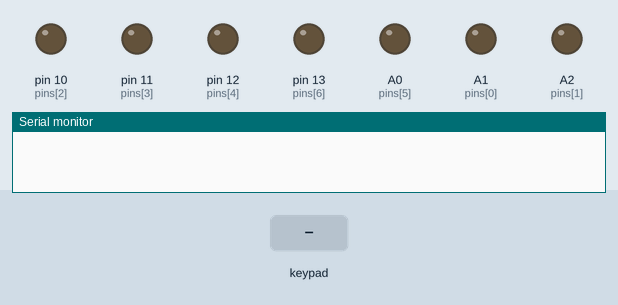
A sketch run on a simulated Arduino Uno, built with avr-gcc and run on an emulated ATmega328P. Parts: output pins drawn as LEDs (lit = HIGH), the last lines printed to the serial monitor. Inputs (shaded band) come from the test bench.

Above: at 1.2 s.
1.3 s: keypad keys 2 3 4 5 pressed 0.4 s apart
At 3.6 s:
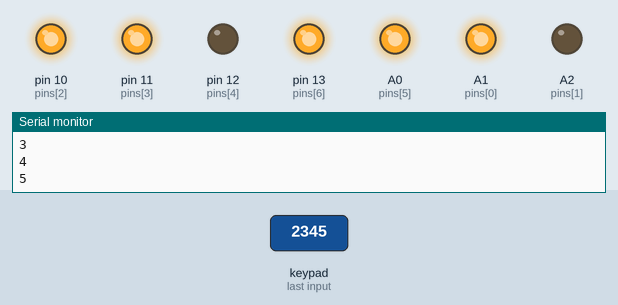
4.4 s: key 'A' pressed
At 5.2 s:
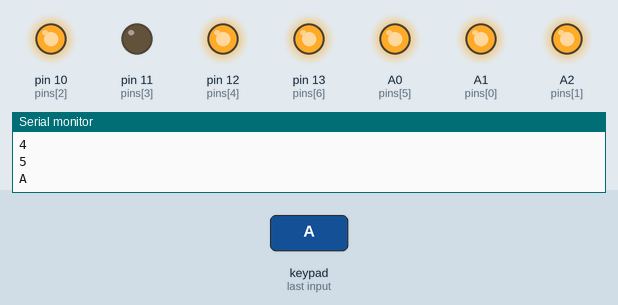
5.9 s: key 'B' pressed
At 6.4 s:
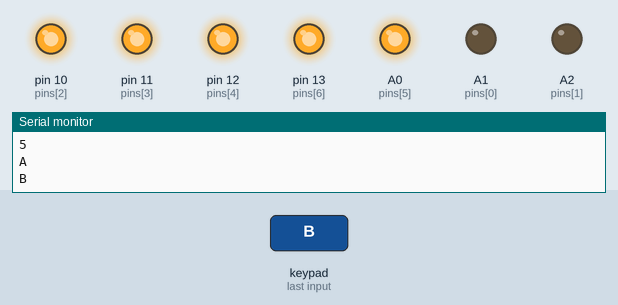
7.4 s: keypad keys 2 3 4 5 D pressed 0.4 s apart
At 9.7 s:
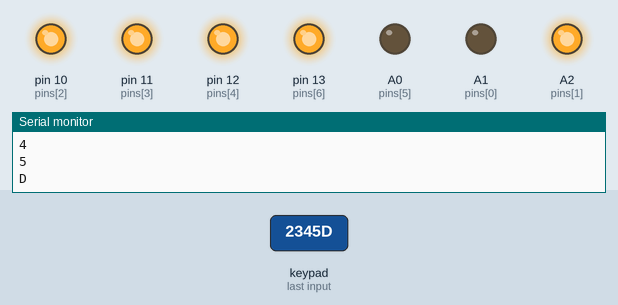
10.9 s: key 'C' pressed
At 11.4 s:
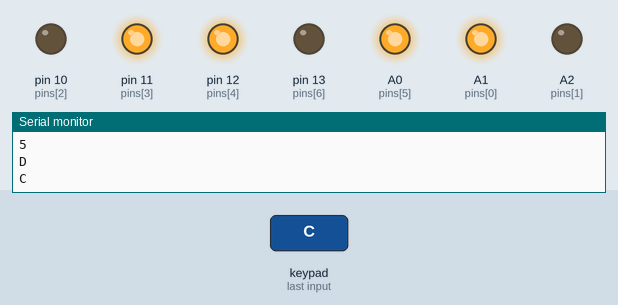
12.4 s: key 'E' pressed
At 13.8 s:
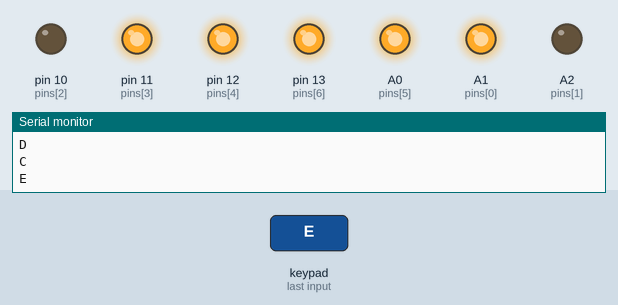
Timing chart, 0 to 14.9 s (numbered marks = the images above; inputs shaded):
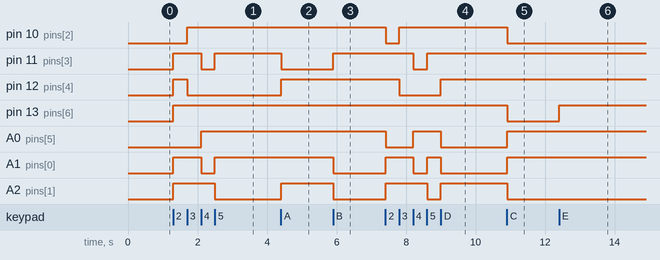

The sketch:

Lab5.ino
```cpp
//Lab05-4x4鍵盤
#include <Keypad.h>
const byte ROWS = 4;
const byte COLS = 4;
char keys[ROWS][COLS] = {
  {'7','4','1','0'},
  {'8','5','2','A'},
  {'9','6','3','B'},
  {'C','D','E','F'}
};
byte rowPins[ROWS] = {2,3,4,5};
byte colPins[COLS] = {6,7,8,9};
Keypad keypad = Keypad( makeKeymap(keys), rowPins, colPins, ROWS, COLS );


#define NUM 7
int pins[NUM] = {A1, A2, 10, 11, 12, A0, 13};
/*
A1連到7(A)。
A2連到6(B)。
10連到4(C)。
11連到2(D)。
12連到1(E)。
A0連到9(F)。
13連到10(G)。
*/
#define t true
#define f false
boolean data[16][NUM] = {
  {t, t, t, t, t, t, f}, // 0
  {f, t, t, f, f, f, f}, // 1
  {t, t, f, t, t, f, t}, // 2
  {t, t, t, t, f, f, t}, // 3
  {f, t, t, f, f, t, t}, // 4
  {t, f, t, t, f, t, t}, // 5
  {t, f, t, t, t, t, t}, // 6
  {t, t, t, f, f, f, f}, // 7
  {t, t, t, t, t, t, t}, // 8
  {t, t, t, t, f, t, t}, // 9
  {t, t, t, f, t, t, t}, // a
  {f, f, t, t, t, t, t}, // b
  {t, f, f, t, t, t, f}, // c
  {f, t, t, t, t, f, t}, // d
  {t, f, f, t, t, t, t}, // e
  {t, f, f, f, t, t, t}  // f
};


void setup(){
  Serial.begin(9600);

  for(int i = 0; i < NUM; i++){
    pinMode(pins[i], OUTPUT);
  }
}
void loop(){
  char key = keypad.getKey();
  if (key != NO_KEY){
    Serial.println(key);
  }
  if(key>='0'&&key<='9'){
    writeNumber(key - '0');
  }
  else if(key >= 'A' && key <= 'F'){
    writeNumber(key - 'A' + 10);
  }

}

void writeNumber(int n){
  for(int i = 0; i < NUM; i++){
    digitalWrite(pins[i], data[n][i] == t ? HIGH : LOW);
  }
}
```

Measured:
- after the input at 1.3 s, pin 10 (pins[2]): LOW → HIGH after 0.40 s; pin 11 (pins[3]), A1 (pins[0]): LOW → HIGH at once, → LOW 0.81 s later, → HIGH 0.39 s later; pin 12 (pins[4]): LOW → HIGH at once, → LOW 0.40 s later; pin 13 (pins[6]): LOW → HIGH at once; A0 (pins[5]): LOW → HIGH after 0.81 s
- after the input at 4.4 s, pin 11 (pins[3]): HIGH → LOW at once; pin 12 (pins[4]), A2 (pins[1]): LOW → HIGH at once
- after the input at 5.9 s, pin 11 (pins[3]): LOW → HIGH at once; A1 (pins[0]), A2 (pins[1]): HIGH → LOW at once
- after the input at 7.4 s, pin 10 (pins[2]): HIGH → LOW at once, → HIGH 0.39 s later; pin 11 (pins[3]): HIGH → LOW after 0.80 s, → HIGH 0.40 s later
- after the input at 10.9 s, pin 10 (pins[2]), pin 13 (pins[6]), A2 (pins[1]): HIGH → LOW at once; A0 (pins[5]), A1 (pins[0]): LOW → HIGH at once
- after the input at 12.4 s, pin 13 (pins[6]): LOW → HIGH at once
